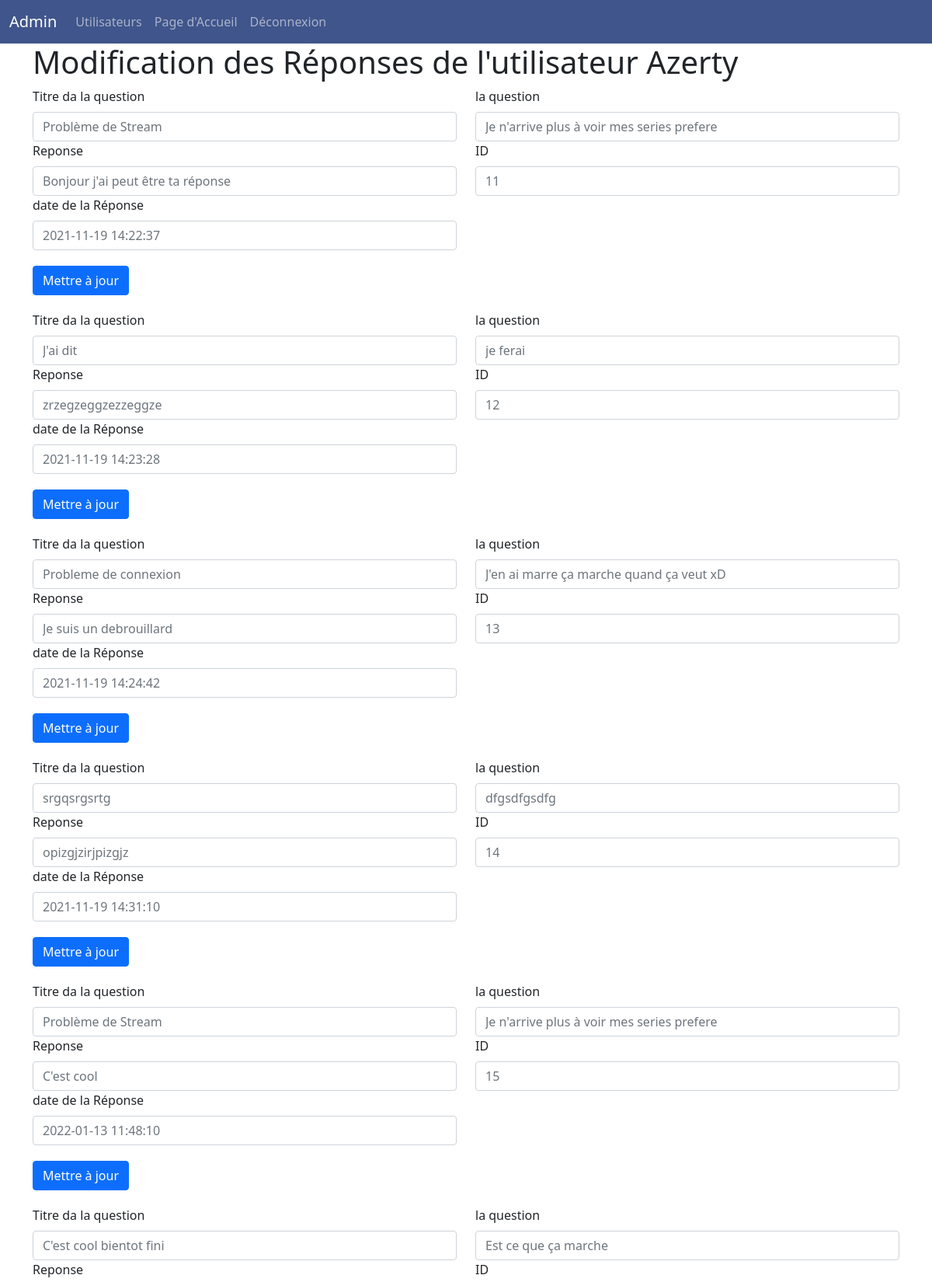
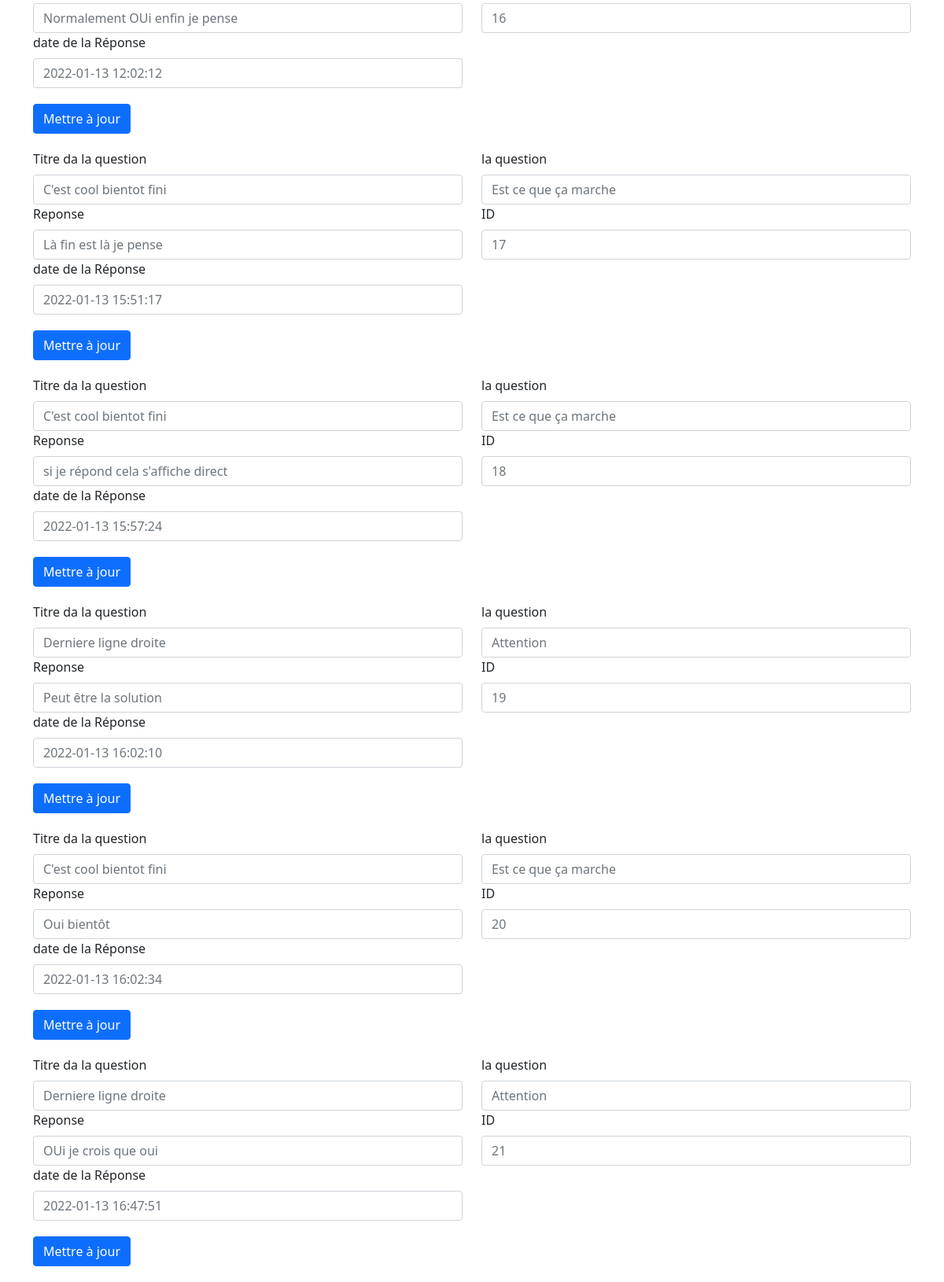
The app's page /admin/modifyAnswer.php?id=6 (signed in) with its own data (2 pictures, top to bottom).
### tables this page shows
CREATE TABLE IF NOT EXISTS `user` (
  `id` int(11) NOT NULL AUTO_INCREMENT,
  `email` text NOT NULL,
  `pseudo` varchar(30) NOT NULL,
  `password` text NOT NULL,
  `secret` text NOT NULL,
  `creation_date` datetime NOT NULL DEFAULT CURRENT_TIMESTAMP,
  `blocked` int(11) NOT NULL DEFAULT '0',
  `isAdmin` int(11) NOT NULL DEFAULT '0',
  PRIMARY KEY (`id`)
);

CREATE TABLE IF NOT EXISTS `reponse` (
  `id` int(11) NOT NULL AUTO_INCREMENT,
  `reponseUser` longtext NOT NULL,
  `user_id` int(11) NOT NULL,
  `article_id` int(11) NOT NULL,
  `createDateAnswer` datetime NOT NULL DEFAULT CURRENT_TIMESTAMP,
  PRIMARY KEY (`id`),
  KEY `article_id` (`article_id`) USING BTREE,
  KEY `id_user` (`user_id`)
);

CREATE TABLE IF NOT EXISTS `question` (
  `id` int(11) NOT NULL AUTO_INCREMENT,
  `titre` mediumtext NOT NULL,
  `questionUser` longtext NOT NULL,
  `id_user` int(11) NOT NULL,
  `createDate` datetime NOT NULL DEFAULT CURRENT_TIMESTAMP,
  PRIMARY KEY (`id`),
  KEY `id_user` (`id_user`)
);

### admin/modifyAnswer.php (the view, shortened to what this page needs)
<?php
require('../src/connexion.php');
?>
<!DOCTYPE html>
<html>
<?php include '../includes/head.php'; ?>
<body>
    <?php include '../includes/navbarAdmin.php'; ?>
    <section>
        <div class="container">
            <?php
            if (isset($_GET['id']) and !empty($_GET['id'])) {
                $id = htmlspecialchars($_GET['id']);
                $requete = $bdd->prepare("SELECT * FROM user where id = '$id'");
                $requete->execute(array($id));
                while ($pseudo = $requete->fetch()) {
                    echo "<h1>Modification des Réponses de l'utilisateur " . $pseudo['pseudo'] . "</h1>";
                }
                $bdd->setAttribute(\PDO::ATTR_ERRMODE, \PDO::ERRMODE_EXCEPTION);
                $req = $bdd->prepare(
                    "  SELECT user.id ,reponse.createDateAnswer, reponse.user_id, reponse.id, reponse.reponseUser, question.id_user, question.questionUser, question.titre FROM user
                                        JOIN reponse ON user.id = reponse.user_id
                                        JOIN question ON reponse.article_id = question.id
                                            WHERE user.id = :id "
                );
                $req->execute([
                    "id" => $id
                ]);
                while ($donnee = $req->fetch()) :
            ?>
                    <form method="post" action="modify.php?id=<?= $donnee['id'] ?>" class="row">
                        <div class="col-md-6">
                            <label class="form-label">Titre da la question</label>
                            <input type="text" class="form-control" id="titre" name="titre" placeholder="<?php echo $donnee['titre']; ?>">
                        </div>
                        <div class="col-md-6">
                            <label class="form-label">la question</label>
                            <input type="text" class="form-control" id="questionUser" name="questionUser" placeholder="<?php echo $donnee['questionUser']; ?>">
                        </div>
                        <div class="col-md-6">
                            <label class="form-label">Reponse</label>
                            <input type="text" class="form-control" id="reponse" name="reponse" placeholder="<?php echo $donnee['reponseUser']; ?> ">
                        </div>
                        <div class="col-md-6">
                            <label class="form-label">ID</label>
                            <input type="text" class="form-control" id="id_reponse" name="id_reponse" placeholder="<?php echo $donnee['id']; ?> ">
                        </div>
                        <div class="col-md-6">
                            <label class="form-label">date de la Réponse</label>
                            <input type="text" class="form-control" id="creationDateAnswer" placeholder="<?php echo $donnee['createDateAnswer']; ?> ">
                        </div>
                        <div class="col-12" style="margin-top: 20px; margin-bottom: 20px;">
                            <a class="btn btn-primary" href="modifyAnswerUser.php?id=<?= $donnee['id'] ?>" role="button">Mettre à jour</a>
                        </div>
                    </form>
            <?php endwhile;
            } ?>
        </div>
    </section>
</body>
</html>

### includes/head.php (shortened to what this page needs)
<head>
    <link href="https://cdn.jsdelivr.net/npm/bootstrap@5.0.0-beta2/dist/css/bootstrap.min.css" rel="stylesheet">
</head>

### includes/navbarAdmin.php (shortened to what this page needs)
<nav class="navbar navbar-expand-lg navbar-dark" style="background-color: #40558B;">
    <div class="container-fluid">
        <a class="navbar-brand" href="admin.php">Admin</a>
        <div class="collapse navbar-collapse" id="navbarSupportedContent">
            <ul class="navbar-nav me-auto mb-2 mb-lg-0">
                <li class="nav-item">
                    <a class="nav-link" href="user.php">Utilisateurs</a>
                </li>
                <?php
                if (isset($_SESSION['isAdmin'])) {
                ?>
                    <li class="nav-item">
                        <a class="nav-link" href="../session.php">Page d'Accueil</a>
                    </li>
                    <li class="nav-item">
                        <a class="nav-link" href="../logout.php">Déconnexion</a>
                    </li>
                <?php
                }
                ?>
            </ul>
        </div>
    </div>
</nav>

### records on screen
user: pseudo "Azerty"
reponse: titre "Problème de Stream", questionUser "Je n'arrive plus à voir mes series prefere", reponse "Bonjour j'ai peut être ta réponse", id_reponse "11", createDateAnswer "2021-11-19 14:22:37"
reponse: titre "J'ai dit", questionUser "je ferai", reponse "zrzegzeggzezzeggze", id_reponse "12", createDateAnswer "2021-11-19 14:23:28"
reponse: titre "Probleme de connexion", questionUser "J'en ai marre ça marche quand ça veut xD", reponse "Je suis un debrouillard", id_reponse "13", createDateAnswer "2021-11-19 14:24:42"
reponse: titre "srgqsrgsrtg", questionUser "dfgsdfgsdfg", reponse "opizgjzirjpizgjz", id_reponse "14", createDateAnswer "2021-11-19 14:31:10"
reponse: titre "Problème de Stream", questionUser "Je n'arrive plus à voir mes series prefere", reponse "C'est cool", id_reponse "15", createDateAnswer "2022-01-13 11:48:10"
reponse: titre "C'est cool bientot fini", questionUser "Est ce que ça marche", reponse "Normalement OUi enfin je pense", id_reponse "16", createDateAnswer "2022-01-13 12:02:12"
reponse: titre "C'est cool bientot fini", questionUser "Est ce que ça marche", reponse "Là fin est là je pense", id_reponse "17", createDateAnswer "2022-01-13 15:51:17"
reponse: titre "C'est cool bientot fini", questionUser "Est ce que ça marche", reponse "si je répond cela s'affiche direct", id_reponse "18", createDateAnswer "2022-01-13 15:57:24"
reponse: titre "Derniere ligne droite", questionUser "Attention", reponse "Peut être la solution", id_reponse "19", createDateAnswer "2022-01-13 16:02:10"
reponse: titre "C'est cool bientot fini", questionUser "Est ce que ça marche", reponse "Oui bientôt", id_reponse "20", createDateAnswer "2022-01-13 16:02:34"
reponse: titre "Derniere ligne droite", questionUser "Attention", reponse "OUi je crois que oui", id_reponse "21", createDateAnswer "2022-01-13 16:47:51"
